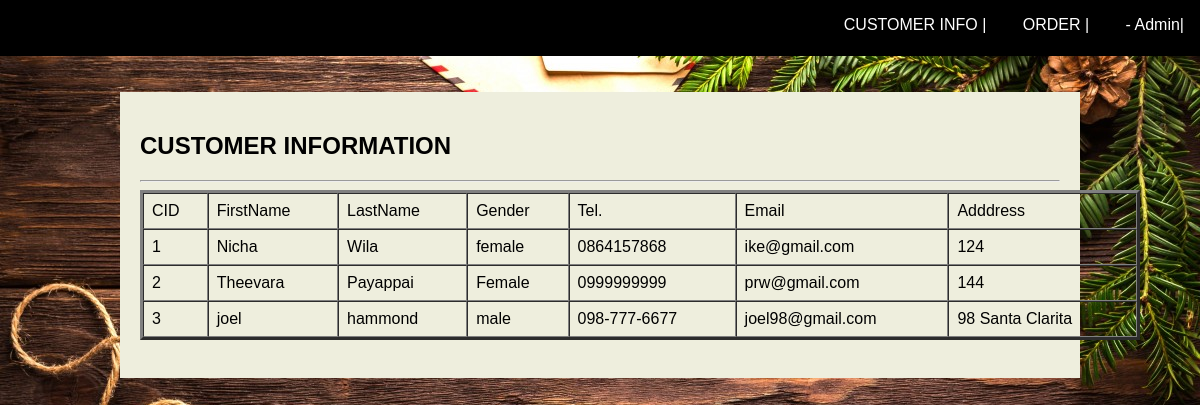
The app's page /admin/Admin_customer_info.php with its own data.
### tables this page shows
CREATE TABLE Customer
(
  CID int(11) NOT NULL,
  FirstName varchar(45) DEFAULT NULL,
  LastName varchar(45) DEFAULT NULL,
  Tel varchar(45) DEFAULT NULL,
  Gender varchar(45) DEFAULT NULL,
  Address varchar(50) DEFAULT NULL,
  LogIn_UID int(11) DEFAULT NULL
);

### admin/Admin_customer_info.php (the view, shortened to what this page needs)
<!DOCTYPE html>
<html>
<head>
<link rel="stylesheet" href="../database.css">
</head>
<body>
  <?php include 'staff_header.php'; ?>
        <div class="container">
          <div class="row">
            <div class="mid">
              <h2>CUSTOMER INFORMATION</h2><hr>
              <center>
            <?php
						$q = "SELECT * FROM Customer,LogIn WHERE LogIn.UID = Customer.LogIn_UID ORDER BY CID";
						if($result = $mysqli->query($q)){
						echo '<table border="3" style="width:1000px;" cellpadding="8" cellspacing="0">';
						echo '<tr>';
						echo '<td>CID</td>';
						echo '<td>FirstName</td>';
						echo '<td>LastName</td>';
						echo '<td>Gender</td>';
						echo '<td>Tel.</td>';
						echo '<td>Email</td>';
						echo '<td>Adddress</td>';
						echo '</tr>';
							while($row = $result->fetch_array()){
								echo '<tr>';
								echo '<td style="color:black">'.$row['CID'].'</td>';
								echo '<td style="color:black">'.$row['FirstName'].'</td>';
								echo '<td style="color:black">'.$row['LastName'].'</td>';
								echo '<td style="color:black">'.$row['Gender'].'</td>';
								echo '<td style="color:black">'.$row['Tel'].'</td>';
								echo '<td style="color:black">'.$row['Email'].'</td>';
								echo '<td style="color:black">'.$row['Address'].'</td>';
							}
						echo '</table>';
						}
	?>
              <br>
            </center>
            </div>
          </div>
        </div>
</body>
</html>

### admin/staff_header.php (shortened to what this page needs)
<div id="head">
<div class="topnav-right">
    <div class="dropdown">
      <a href ="Admin_customer_info.php"><button class="dropbtn">CUSTOMER INFO |</button></a>
    </div>
    <div class="dropdown">
      <a href ="Admin_order.php"><button class="dropbtn">ORDER |</button></a>
    </div>
    <div class="dropdown">
      <button class="dropbtn"><?php echo $row['FirstName']. "- Admin|" ;?></button>
    </div>
  </div>
  </div>

### database.css (style rules this page uses)
body { margin: 0; font-family: Arial, Helvetica, sans-serif; }
body, html { height: 100%; margin: 0; }
div#head { background-color: black; min-width:100px; padding-bottom: 3.5em; margin:auto; width: 100% }
* { box-sizing: border-box; }
.container { position: relative; margin-bottom: 10px; }
.mid { float: left; background-color: #eeeedd; width: 80%; margin-top: 3%; margin-left: 10%; padding: 20px; }
.row:after { content: ""; display: table; clear: both; }
.topnav-right { float: right; }
.dropbtn { background-color: Black; color: white; padding: 16px; font-size: 16px; border: none; }
.dropdown { position: relative; display: inline-block; }

### admin/Admin_customer_info.php (style rules this page uses)
body { background-image: url("../bg/christmas.jpg"); background-repeat: no-repeat; background-attachment: fixed; height: 100%; background-position: center; background-size: cover; }

### records on screen
customer: CID "1", FirstName "Nicha", LastName "Wila", Gender "female", Tel "0864157868", LogIn_UID.Email "ike@gmail.com", Address "124"
customer: CID "2", FirstName "Theevara", LastName "Payappai", Gender "Female", Tel "0999999999", LogIn_UID.Email "prw@gmail.com", Address "144"
customer: CID "3", FirstName "joel", LastName "hammond", Gender "male", Tel "098-777-6677", LogIn_UID.Email "joel98@gmail.com", Address "98 Santa Clarita"
